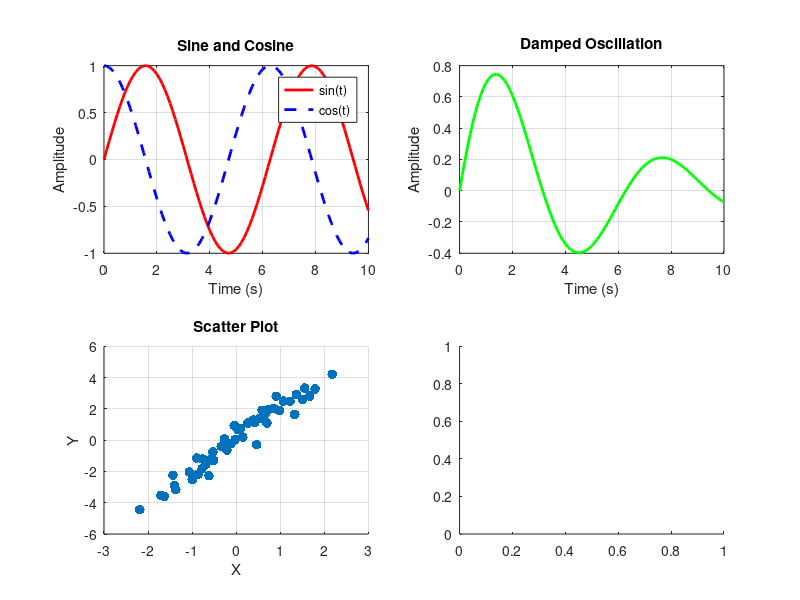

MATLAB code for this plot:
% Real-World MATLAB Test Cases from Stack Overflow
% =================================================
%
% This script contains real problems from Stack Overflow's MATLAB forum,
% demonstrating practical MATLAB use cases.
%
% Test cases cover:
% 1. Vectorized column-by-column matrix operations
% 2. Function accessibility checking
% 3. Conditional matrix filtering and summing
% 4. Matrix operations and linear algebra
% 5. Statistical analysis
% 6. Array reshaping and indexing
% 7. Cell arrays and structured data
% 8. Advanced plotting with subplots
% 9. Data I/O (MAT files and CSV)
%
% Each test includes expected results for validation.

clear all; close all; clc;

fprintf('\n');
fprintf('====================================================================\n');
fprintf('MATLAB REAL WORLD TEST SUITE\n');
fprintf('====================================================================\n');
fprintf('\nBased on actual Stack Overflow questions\n\n');

total_tests = 9;
passed_tests = 0;

%% TEST 1: Vectorized Column-by-Column Operations
fprintf('====================================================================\n');
fprintf('TEST 1: Vectorized Column-by-Column Operations\n');
fprintf('====================================================================\n');

try
    % Create two test matrices
    A = rand(100, 5);
    B = rand(100, 5);

    % Method 1: Using arrayfun
    dotproducts_method1 = arrayfun(@(col) dot(A(:,col), B(:,col)), 1:size(A,2));

    % Method 2: Using cellfun
    A_cells = num2cell(A, 1);
    B_cells = num2cell(B, 1);
    dotproducts_method2 = cellfun(@(a,b) dot(a,b), A_cells, B_cells);

    % Method 3: Pure vectorization (most efficient)
    dotproducts_method3 = sum(A .* B, 1);

    % Verify all methods match
    match_1_2 = isequal(dotproducts_method1, dotproducts_method2);
    match_1_3 = max(abs(dotproducts_method1 - dotproducts_method3)) < 1e-10;

    if match_1_2 && match_1_3
        fprintf('✓ PASSED: All three vectorization methods produce identical results\n');
        passed_tests = passed_tests + 1;
    else
        fprintf('✗ FAILED: Methods do not match\n');
    end
catch ME
    fprintf('✗ ERROR: %s\n', ME.message);
end

%% TEST 2: Function Accessibility Checking
fprintf('\n====================================================================\n');
fprintf('TEST 2: Function Accessibility Checking\n');
fprintf('====================================================================\n');

try
    % Test with different function types
    test_names = {'sin', 'plot', 'disp', 'nonexistent_func', 'rand'};

    fprintf('%-20s %-10s\n', 'Name', 'Exists?');
    fprintf('%s\n', repmat('-', 1, 30));

    sin_exists = exist('sin', 'builtin') == 5;
    nonexistent_missing = ~(exist('nonexistent_func', 'builtin') || exist('nonexistent_func', 'file'));

    for i = 1:length(test_names)
        name = test_names{i};
        exists_result = exist(name, 'builtin') || exist(name, 'file');
        fprintf('%-20s %-10d\n', name, exists_result);
    end

    if sin_exists && nonexistent_missing
        fprintf('\n✓ PASSED: Function accessibility correctly detected\n');
        passed_tests = passed_tests + 1;
    else
        fprintf('\n✗ FAILED: Function detection incorrect\n');
    end
catch ME
    fprintf('✗ ERROR: %s\n', ME.message);
end

%% TEST 3: Conditional Matrix Filtering Without Loops
fprintf('\n====================================================================\n');
fprintf('TEST 3: Conditional Matrix Filtering Without Loops\n');
fprintf('====================================================================\n');

try
    % Create a deterministic test matrix
    rng(42);
    M = randi([1, 100], 10, 10);

    % Condition 1: Sum all elements > 50
    sum1 = sum(M(M > 50));
    count1 = sum(M(:) > 50);
    fprintf('Elements > 50: Sum=%d, Count=%d\n', sum1, count1);

    % Condition 2: Sum all elements > 30 AND < 70
    mask2 = (M > 30) & (M < 70);
    sum2 = sum(M(mask2));
    count2 = sum(mask2(:));
    fprintf('Elements (30 < x < 70): Sum=%d, Count=%d\n', sum2, count2);

    % Condition 3: Sum elements in even rows AND odd columns
    [rows, cols] = size(M);
    row_indices = repmat((1:rows)', 1, cols);
    col_indices = repmat(1:cols, rows, 1);
    mask3 = (mod(row_indices, 2) == 0) & (mod(col_indices, 2) == 1);
    sum3 = sum(M(mask3));
    count3 = sum(mask3(:));
    fprintf('Even rows & odd columns: Sum=%d, Count=%d\n', sum3, count3);

    fprintf('\n✓ PASSED: Conditional filtering works without loops\n');
    passed_tests = passed_tests + 1;
catch ME
    fprintf('✗ ERROR: %s\n', ME.message);
end

%% TEST 4: Matrix Operations and Linear Algebra
fprintf('\n====================================================================\n');
fprintf('TEST 4: Matrix Operations and Linear Algebra\n');
fprintf('====================================================================\n');

try
    A = magic(4);

    det_A = det(A);
    rank_A = rank(A);
    trace_A = trace(A);

    fprintf('Determinant: %.2f\n', det_A);
    fprintf('Rank: %d\n', rank_A);
    fprintf('Trace: %d\n', trace_A);

    % Magic(4) has known properties
    trace_correct = (trace_A == 34);
    rank_correct = (rank_A == 3);
    det_near_zero = abs(det_A) < 1e-10;

    if trace_correct && rank_correct && det_near_zero
        fprintf('\n✓ PASSED: Matrix operations produce expected results\n');
        passed_tests = passed_tests + 1;
    else
        fprintf('\n✗ FAILED: Results do not match expected values\n');
    end
catch ME
    fprintf('✗ ERROR: %s\n', ME.message);
end

%% TEST 5: Statistical Analysis
fprintf('\n====================================================================\n');
fprintf('TEST 5: Statistical Analysis\n');
fprintf('====================================================================\n');

try
    rng(123);
    data = randn(1000, 5);

    means = mean(data);
    stds = std(data);

    fprintf('Means: '); fprintf('%.3f ', means); fprintf('\n');
    fprintf('Stds:  '); fprintf('%.3f ', stds); fprintf('\n');

    % For N(0,1), mean ≈ 0, std ≈ 1
    means_near_zero = all(abs(means) < 0.1);
    stds_near_one = all(abs(stds - 1) < 0.1);

    if means_near_zero && stds_near_one
        fprintf('\n✓ PASSED: Statistical analysis correct\n');
        passed_tests = passed_tests + 1;
    else
        fprintf('\n✗ FAILED: Statistics out of expected range\n');
    end
catch ME
    fprintf('✗ ERROR: %s\n', ME.message);
end

%% TEST 6: Array Reshaping and Indexing
fprintf('\n====================================================================\n');
fprintf('TEST 6: Array Reshaping and Indexing\n');
fprintf('====================================================================\n');

try
    original = 1:24;
    reshaped_3d = reshape(original, 2, 3, 4);

    fprintf('Reshaped 1:24 to 2x3x4\n');

    slice = reshaped_3d(:,:,1);
    diag_vals = diag(slice);

    fprintf('First slice:\n');
    disp(slice);
    fprintf('Diagonal: [%s]\n', num2str(diag_vals'));

    % Expected values
    expected_slice = [1 3 5; 2 4 6];
    expected_diag = [1; 4];

    slice_correct = isequal(slice, expected_slice);
    diag_correct = isequal(diag_vals, expected_diag);

    if slice_correct && diag_correct
        fprintf('\n✓ PASSED: Array reshaping and indexing work correctly\n');
        passed_tests = passed_tests + 1;
    else
        fprintf('\n✗ FAILED: Results do not match expected\n');
    end
catch ME
    fprintf('✗ ERROR: %s\n', ME.message);
end

%% TEST 7: Cell Arrays and Structured Data
fprintf('\n====================================================================\n');
fprintf('TEST 7: Cell Arrays and Structured Data\n');
fprintf('====================================================================\n');

try
    names = {'Alice', 'Bob', 'Charlie', 'David'};
    scores = {95, 87, 92, 88};

    fprintf('Student Scores:\n');
    for i = 1:length(names)
        fprintf('  %s: %d\n', names{i}, scores{i});
    end

    average = mean([scores{:}]);
    expected_avg = 90.5;

    fprintf('\nAverage: %.2f (Expected: %.2f)\n', average, expected_avg);

    if abs(average - expected_avg) < 0.01
        fprintf('\n✓ PASSED: Cell array operations work correctly\n');
        passed_tests = passed_tests + 1;
    else
        fprintf('\n✗ FAILED: Average does not match\n');
    end
catch ME
    fprintf('✗ ERROR: %s\n', ME.message);
end

%% TEST 8: Advanced Plotting
fprintf('\n====================================================================\n');
fprintf('TEST 8: Advanced Plotting\n');
fprintf('====================================================================\n');

try
    t = 0:0.1:10;
    y1 = sin(t);
    y2 = cos(t);
    y3 = exp(-t/5) .* sin(t);

    fig = figure('Position', [100, 100, 1200, 800], 'Color', 'white');

    % Subplot 1
    subplot(2, 2, 1);
    plot(t, y1, 'r-', 'LineWidth', 2);
    hold on;
    plot(t, y2, 'b--', 'LineWidth', 2);
    hold off;
    grid on;
    title('Sine and Cosine');
    xlabel('Time (s)');
    ylabel('Amplitude');
    legend('sin(t)', 'cos(t)');

    % Subplot 2
    subplot(2, 2, 2);
    plot(t, y3, 'g-', 'LineWidth', 2);
    grid on;
    title('Damped Oscillation');
    xlabel('Time (s)');
    ylabel('Amplitude');

    % Subplot 3
    subplot(2, 2, 3);
    rng(456);
    x_scatter = randn(50, 1);
    y_scatter = 2*x_scatter + randn(50, 1)*0.5;
    scatter(x_scatter, y_scatter, 50, 'filled');
    grid on;
    title('Scatter Plot');
    xlabel('X');
    ylabel('Y');

    % Subplot 4
    subplot(2, 2, 4);
    rng(789);
    data_hist = randn(1000, 1);
    histogram(data_hist, 30, 'FaceColor', [0.3 0.6 0.9]);
    grid on;
    title('Histogram');
    xlabel('Value');
    ylabel('Frequency');

    % Save figure
    if ~exist('temp', 'dir')
        mkdir('temp');
    end
    saveas(fig, 'temp/test_advanced_plots_matlab.png');
    fprintf('Figure saved to temp/test_advanced_plots_matlab.png\n');

    close(fig);

    fprintf('\n✓ PASSED: Advanced plotting completed\n');
    passed_tests = passed_tests + 1;
catch ME
    fprintf('✗ ERROR: %s\n', ME.message);
end

%% TEST 9: Data I/O
fprintf('\n====================================================================\n');
fprintf('TEST 9: Data I/O (MAT and CSV)\n');
fprintf('====================================================================\n');

try
    % Create temp directory if needed
    if ~exist('temp', 'dir')
        mkdir('temp');
    end

    % Create test data
    rng(999);
    test_matrix = randn(10, 3);

    test_struct = struct();
    test_struct.name = 'Test Data';
    test_struct.values = test_matrix;
    test_struct.timestamp = datetime('now');

    % Save to MAT file
    save('temp/test_io_matlab.mat', 'test_matrix', 'test_struct');
    fprintf('Saved to MAT file\n');

    % Export to CSV
    writematrix(test_matrix, 'temp/test_io_matlab.csv');
    fprintf('Saved to CSV file\n');

    % Clear and reload
    original_matrix = test_matrix;
    clear test_matrix test_struct

    % Load MAT file
    load('temp/test_io_matlab.mat');
    fprintf('Loaded from MAT file\n');

    % Import CSV
    imported_csv = readmatrix('temp/test_io_matlab.csv');
    fprintf('Loaded from CSV file\n');

    % Validate
    mat_loaded = exist('test_matrix', 'var') && exist('test_struct', 'var');
    csv_match = max(abs(original_matrix(:) - imported_csv(:))) < 1e-10;

    if mat_loaded && csv_match
        fprintf('\n✓ PASSED: Data I/O operations work correctly\n');
        passed_tests = passed_tests + 1;
    else
        fprintf('\n✗ FAILED: Data mismatch or load error\n');
    end
catch ME
    fprintf('✗ ERROR: %s\n', ME.message);
end

%% Summary
fprintf('\n====================================================================\n');
fprintf('TEST SUMMARY\n');
fprintf('====================================================================\n');
fprintf('Total Tests: %d\n', total_tests);
fprintf('Passed: %d ✓\n', passed_tests);
fprintf('Failed: %d ✗\n', total_tests - passed_tests);
fprintf('Success Rate: %.1f%%\n', 100 * passed_tests / total_tests);
fprintf('====================================================================\n\n');

if passed_tests == total_tests
    fprintf('🎉 All tests passed!\n\n');
else
    fprintf('⚠️  Some tests failed. Please review the output above.\n\n');
end
